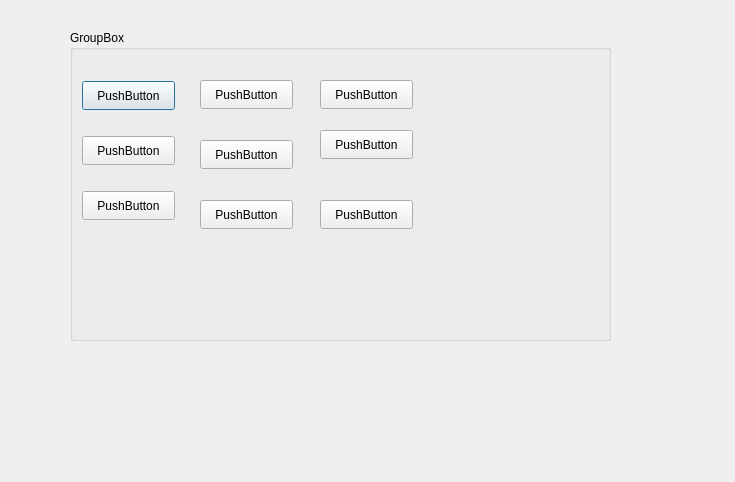
<?xml version="1.0" encoding="UTF-8"?>
<ui version="4.0">
 <class>easy</class>
 <widget class="QDialog" name="easy">
  <property name="geometry">
   <rect>
    <x>0</x>
    <y>0</y>
    <width>735</width>
    <height>482</height>
   </rect>
  </property>
  <property name="windowTitle">
   <string>Dialog</string>
  </property>
  <widget class="QGroupBox" name="groupBox">
   <property name="geometry">
    <rect>
     <x>70</x>
     <y>30</y>
     <width>541</width>
     <height>311</height>
    </rect>
   </property>
   <property name="title">
    <string>GroupBox</string>
   </property>
   <widget class="QPushButton" name="pushButton">
    <property name="geometry">
     <rect>
      <x>12</x>
      <y>51</y>
      <width>93</width>
      <height>29</height>
     </rect>
    </property>
    <property name="text">
     <string>PushButton</string>
    </property>
   </widget>
   <widget class="QPushButton" name="pushButton_2">
    <property name="geometry">
     <rect>
      <x>12</x>
      <y>161</y>
      <width>93</width>
      <height>29</height>
     </rect>
    </property>
    <property name="text">
     <string>PushButton</string>
    </property>
   </widget>
   <widget class="QPushButton" name="pushButton_3">
    <property name="geometry">
     <rect>
      <x>12</x>
      <y>106</y>
      <width>93</width>
      <height>29</height>
     </rect>
    </property>
    <property name="text">
     <string>PushButton</string>
    </property>
   </widget>
   <widget class="QPushButton" name="pushButton_4">
    <property name="geometry">
     <rect>
      <x>130</x>
      <y>50</y>
      <width>93</width>
      <height>29</height>
     </rect>
    </property>
    <property name="text">
     <string>PushButton</string>
    </property>
   </widget>
   <widget class="QPushButton" name="pushButton_5">
    <property name="geometry">
     <rect>
      <x>130</x>
      <y>110</y>
      <width>93</width>
      <height>29</height>
     </rect>
    </property>
    <property name="text">
     <string>PushButton</string>
    </property>
   </widget>
   <widget class="QPushButton" name="pushButton_6">
    <property name="geometry">
     <rect>
      <x>130</x>
      <y>170</y>
      <width>93</width>
      <height>29</height>
     </rect>
    </property>
    <property name="text">
     <string>PushButton</string>
    </property>
   </widget>
   <widget class="QPushButton" name="pushButton_7">
    <property name="geometry">
     <rect>
      <x>250</x>
      <y>50</y>
      <width>93</width>
      <height>29</height>
     </rect>
    </property>
    <property name="text">
     <string>PushButton</string>
    </property>
   </widget>
   <widget class="QPushButton" name="pushButton_8">
    <property name="geometry">
     <rect>
      <x>250</x>
      <y>100</y>
      <width>93</width>
      <height>29</height>
     </rect>
    </property>
    <property name="text">
     <string>PushButton</string>
    </property>
   </widget>
   <widget class="QPushButton" name="pushButton_9">
    <property name="geometry">
     <rect>
      <x>250</x>
      <y>170</y>
      <width>93</width>
      <height>29</height>
     </rect>
    </property>
    <property name="text">
     <string>PushButton</string>
    </property>
   </widget>
  </widget>
 </widget>
 <resources/>
 <connections/>
</ui>
